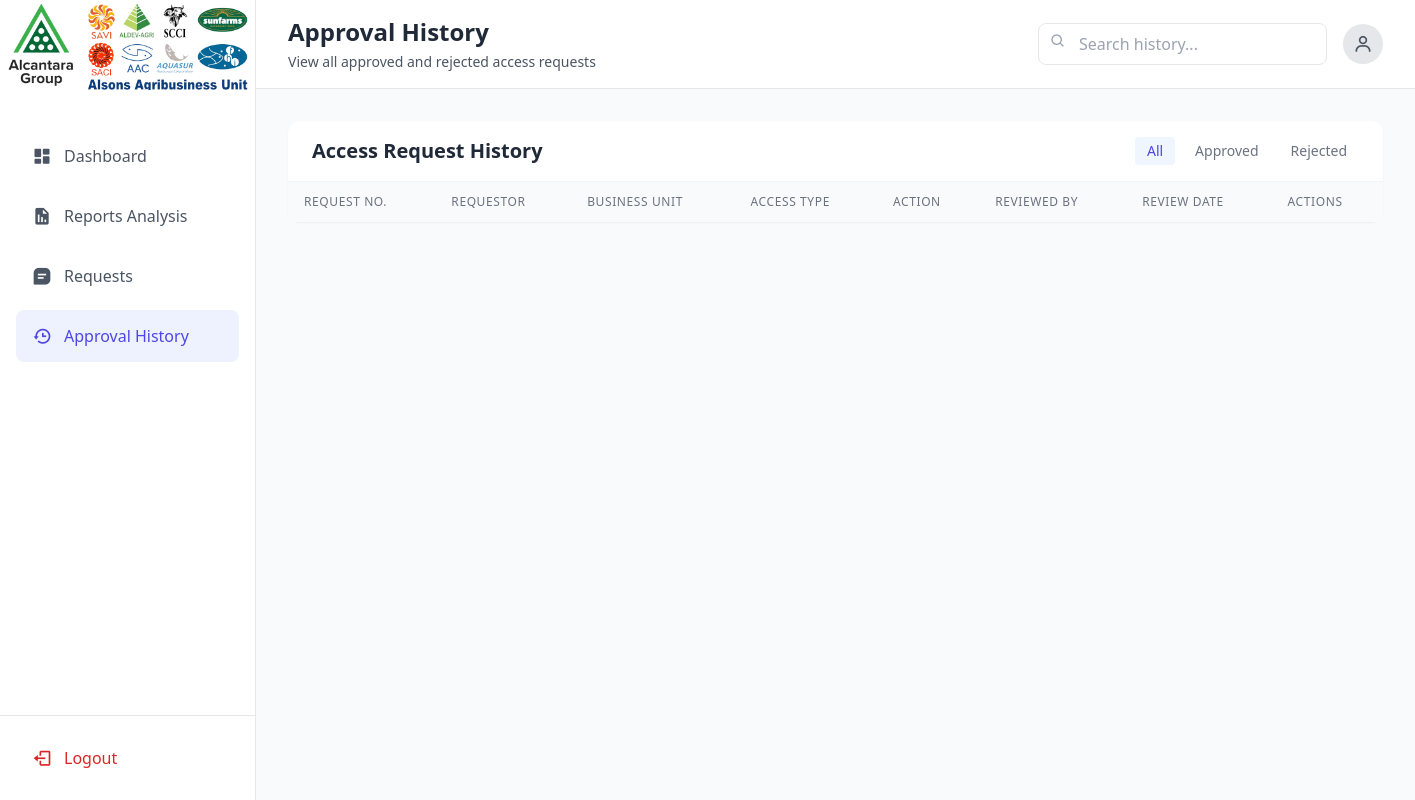
Page /admin/approval_history.php (signed in) on the earlier database version.
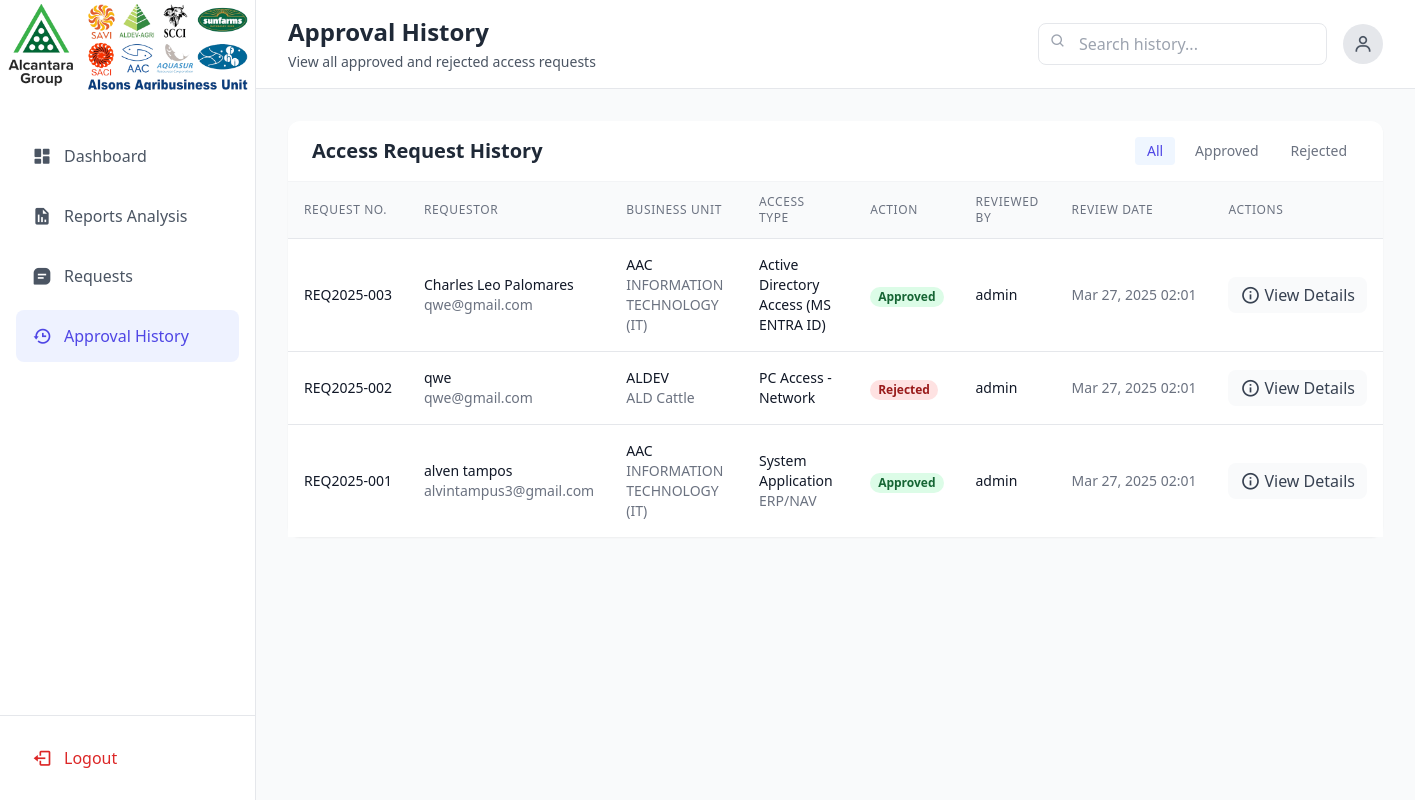
Same page on the later database version.
### tables this page shows
CREATE TABLE `approval_history` (
  `history_id` int(11) NOT NULL,
  `access_request_number` varchar(20) NOT NULL,
  `action` enum('approved','rejected') NOT NULL,
  `requestor_name` varchar(255) NOT NULL,
  `business_unit` varchar(50) NOT NULL,
  `department` varchar(100) NOT NULL,
  `access_type` varchar(50) NOT NULL,
  `admin_id` int(11) DEFAULT NULL,
  `comments` text DEFAULT NULL,
  `system_type` varchar(255) DEFAULT NULL,
  `duration_type` varchar(20) DEFAULT NULL,
  `start_date` date DEFAULT NULL,
  `end_date` date DEFAULT NULL,
  `justification` text NOT NULL,
  `email` varchar(255) NOT NULL,
  `contact_number` varchar(20) NOT NULL,
  `created_at` timestamp NOT NULL DEFAULT current_timestamp()
);

### admin/approval_history.php (the view, shortened to what this page needs)
<?php
require_once 'config.php';
try {
    $sql = "SELECT h.*, a.username as admin_username
            FROM approval_history h
            LEFT JOIN admin_users a ON h.admin_id = a.id
            ORDER BY h.created_at DESC";
    $stmt = $pdo->prepare($sql);
    $stmt->execute();
    $history = $stmt->fetchAll(PDO::FETCH_ASSOC);
} catch (PDOException $e) {
    $_SESSION['error_message'] = "Error fetching history: " . $e->getMessage();
    $history = [];
}
?>
<!DOCTYPE html>
<html lang="en">
<head>
    <script src="https://cdn.tailwindcss.com"></script>
    <link href="https://cdn.jsdelivr.net/npm/boxicons@2.1.4/css/boxicons.min.css" rel="stylesheet">
</head>
<body class="bg-gray-50">
    <div class="flex min-h-screen">
        <div class="fixed h-full w-64 bg-white border-r border-gray-200">
            <div class="flex flex-col h-full">
                <div class="text-center">
                    <img src="../logo.png" alt="Alsons Agribusiness Logo" class="mt-1 w-60 h-auto mx-auto">
                </div><br>
                <nav class="flex-1 p-4 space-y-2">
                    <a href="dashboard.php" class="flex items-center px-4 py-3 text-gray-600 rounded-lg transition-all hover:bg-gray-100">
                        <i class='bx bxs-dashboard text-xl'></i>
                        <span class="ml-3">Dashboard</span>
                    </a>
                    <a href="reports.php" class="flex items-center px-4 py-3 text-gray-600 rounded-lg transition-all hover:bg-gray-100">
                        <i class='bx bxs-report text-xl'></i>
                        <span class="ml-3">Reports Analysis</span>
                    </a>
                    <a href="requests.php" class="flex items-center px-4 py-3 text-gray-600 rounded-lg transition-all hover:bg-gray-100">
                        <i class='bx bxs-message-square-detail text-xl'></i>
                        <span class="ml-3">Requests</span>
                    </a>
                    <a href="approval_history.php" class="flex items-center px-4 py-3 text-primary bg-indigo-50 rounded-lg transition-all hover:bg-indigo-100">
                        <i class='bx bx-history text-xl'></i>
                        <span class="ml-3">Approval History</span>
                    </a>
                </nav>
                <div class="p-4 border-t border-gray-200">
                    <a href="logout.php" class="flex items-center px-4 py-3 text-red-600 rounded-lg transition-all hover:bg-red-50">
                        <i class='bx bx-log-out text-xl'></i>
                        <span class="ml-3">Logout</span>
                    </a>
                </div>
            </div>
        </div>
        <div class="flex-1 ml-64">
            <div class="bg-white border-b border-gray-200">
                <div class="flex justify-between items-center px-8 py-4">
                    <div>
                        <h2 class="text-2xl font-bold text-gray-800">Approval History</h2>
                        <p class="text-gray-600 text-sm mt-1">
                            View all approved and rejected access requests
                        </p>
                    </div>
                    <div class="flex items-center gap-4">
                        <div class="relative">
                            <input type="text"
                                   id="searchInput"
                                   placeholder="Search history..."
                                   class="pl-10 pr-4 py-2 border border-gray-200 rounded-lg focus:outline-none focus:ring-2 focus:ring-primary/20">
                            <i class='bx bx-search absolute left-3 top-2.5 text-gray-400'></i>
                        </div>
                        <div class="w-10 h-10 rounded-full bg-gray-200 flex items-center justify-center">
                            <i class='bx bx-user text-xl text-gray-600'></i>
                        </div>
                    </div>
                </div>
            </div>
            <div class="p-8">
                <div class="bg-white rounded-xl shadow-sm">
                    <div class="border-b border-gray-100 px-6 py-4">
                        <div class="flex justify-between items-center">
                            <h3 class="text-xl font-semibold text-gray-800">Access Request History</h3>
                            <div class="flex gap-2">
                                <button onclick="filterHistory('all')" class="px-3 py-1 text-sm bg-blue-50 text-primary rounded">All</button>
                                <button onclick="filterHistory('approved')" class="px-3 py-1 text-sm text-gray-500 hover:bg-gray-50 rounded">Approved</button>
                                <button onclick="filterHistory('rejected')" class="px-3 py-1 text-sm text-gray-500 hover:bg-gray-50 rounded">Rejected</button>
                            </div>
                        </div>
                    </div>
                    <div class="overflow-x-auto">
                        <table class="min-w-full divide-y divide-gray-200">
                            <thead class="bg-gray-50">
                                <tr>
                                    <th class="px-4 py-3 text-left text-xs font-medium text-gray-500 uppercase tracking-wider">Request No.</th>
                                    <th class="px-4 py-3 text-left text-xs font-medium text-gray-500 uppercase tracking-wider">Requestor</th>
                                    <th class="px-4 py-3 text-left text-xs font-medium text-gray-500 uppercase tracking-wider">Business Unit</th>
                                    <th class="px-4 py-3 text-left text-xs font-medium text-gray-500 uppercase tracking-wider">Access Type</th>
                                    <th class="px-4 py-3 text-left text-xs font-medium text-gray-500 uppercase tracking-wider">Action</th>
                                    <th class="px-4 py-3 text-left text-xs font-medium text-gray-500 uppercase tracking-wider">Reviewed By</th>
                                    <th class="px-4 py-3 text-left text-xs font-medium text-gray-500 uppercase tracking-wider">Review Date</th>
                                    <th class="px-4 py-3 text-left text-xs font-medium text-gray-500 uppercase tracking-wider">Actions</th>
                                </tr>
                            </thead>
                            <tbody class="bg-white divide-y divide-gray-200">
                                <?php foreach ($history as $entry): ?>
                                <tr class="hover:bg-gray-50">
                                    <td class="px-4 py-4 whitespace-nowrap">
                                        <div class="text-sm font-medium text-gray-900"><?php echo htmlspecialchars($entry['access_request_number']); ?></div>
                                    </td>
                                    <td class="px-4 py-4">
                                        <div class="text-sm font-medium text-gray-900"><?php echo htmlspecialchars($entry['requestor_name']); ?></div>
                                        <div class="text-sm text-gray-500"><?php echo htmlspecialchars($entry['email']); ?></div>
                                    </td>
                                    <td class="px-4 py-4">
                                        <div class="text-sm text-gray-900"><?php echo htmlspecialchars($entry['business_unit']); ?></div>
                                        <div class="text-sm text-gray-500"><?php echo htmlspecialchars($entry['department']); ?></div>
                                    </td>
                                    <td class="px-4 py-4">
                                        <div class="text-sm text-gray-900"><?php echo htmlspecialchars($entry['access_type']); ?></div>
                                        <?php if ($entry['system_type']): ?>
                                            <div class="text-sm text-gray-500"><?php echo htmlspecialchars($entry['system_type']); ?></div>
                                        <?php endif; ?>
                                    </td>
                                    <td class="px-4 py-4 whitespace-nowrap">
                                        <span class="px-2 inline-flex text-xs leading-5 font-semibold rounded-full
                                            <?php echo $entry['action'] === 'approved' ? 'bg-green-100 text-green-800' : 'bg-red-100 text-red-800'; ?>">
                                            <?php echo ucfirst($entry['action']); ?>
                                        </span>
                                    </td>
                                    <td class="px-4 py-4 whitespace-nowrap">
                                        <div class="text-sm text-gray-900"><?php echo htmlspecialchars($entry['admin_username']); ?></div>
                                    </td>
                                    <td class="px-4 py-4 whitespace-nowrap">
                                        <div class="text-sm text-gray-500">
                                            <?php echo date('M d, Y H:i', strtotime($entry['created_at'])); ?>
                                        </div>
                                    </td>
                                    <td class="px-4 py-4 whitespace-nowrap">
                                        <button onclick="showDetailsModal(<?php echo $entry['history_id']; ?>)"
                                                class="flex items-center px-3 py-1 bg-gray-50 text-gray-700 rounded-lg hover:bg-gray-100 transition-colors">
                                            <i class='bx bx-info-circle text-xl'></i>
                                            <span class="ml-1">View Details</span>
                                        </button>
                                    </td>
                                </tr>
                                <?php endforeach; ?>
                            </tbody>
                        </table>
                    </div>
                </div>
            </div>
        </div>
    </div>
</body>
</html>

Differences in the rows shown:
added approval_history: access_request_number "REQ2025-003", requestor_name "Charles Leo Palomares", email "qwe@gmail.com", business_unit "AAC", department "INFORMATION TECHNOLOGY (IT)", access_type "Active Directory Access (MS ENTRA ID)", action "Approved", admin.username "admin", created_at "Mar 27, 2025 02:01"
added approval_history: access_request_number "REQ2025-002", requestor_name "qwe", email "qwe@gmail.com", business_unit "ALDEV", department "ALD Cattle", access_type "PC Access - Network", action "Rejected", admin.username "admin", created_at "Mar 27, 2025 02:01"
added approval_history: access_request_number "REQ2025-001", requestor_name "alven tampos", email "alvintampus3@gmail.com", business_unit "AAC", department "INFORMATION TECHNOLOGY (IT)", access_type "System Application", system_type "ERP/NAV", action "Approved", admin.username "admin", created_at "Mar 27, 2025 02:01"
